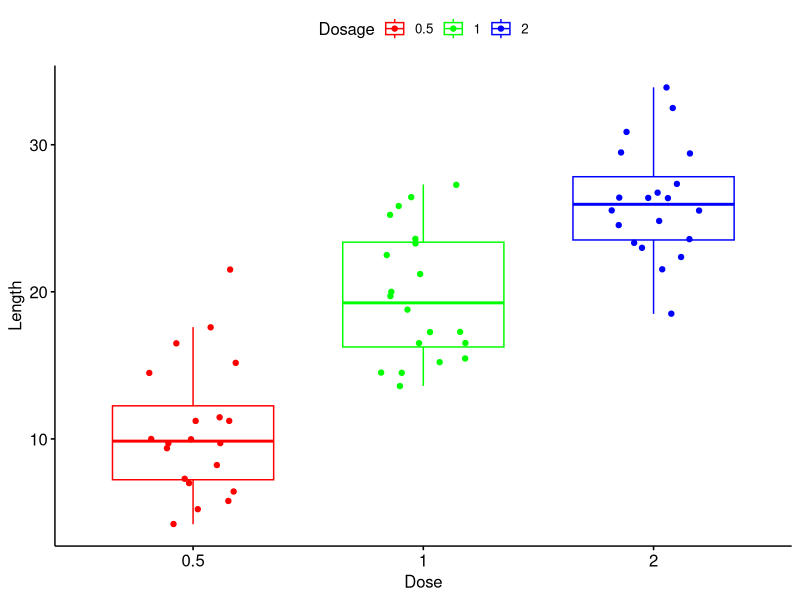

Here is the R script that generated this plot: (Note: this script raises an error after producing the figure.)
install.packages("ggpubr")
library(tidyverse)
library(ggpubr)
df<- ToothGrowth
#Plot
p <- ggboxplot(df,x = 'dose', y = 'len',
          color = 'dose', add = 'jitter',
          xlab = 'Dose',ylab = 'Length',
          legend.title = 'Dosage',
          palette = c('red','green','blue')
          );m

#Comparison
all_comparisons <- list(c('0.5','1'),
                        c('0.5','2'),
                        c('1','2'))
p + stat_compare_means(comparisons = all_comparisons,
                       label = 'p.signif')+
stat_compare_means(label.y = 50)+ ylim(0,60)


pp <- ggboxplot(ToothGrowth,x = 'supp', y = 'len',
               color = 'supp', add = 'jitter',palette = 'npg',
               facet.by = 'dose',
               short.panel.labs = FALSE);pp
pp<- pp + stat_compare_means(
  aes(label=paste0("p = ", ..p.formats..)));pp
                         
                     
               
